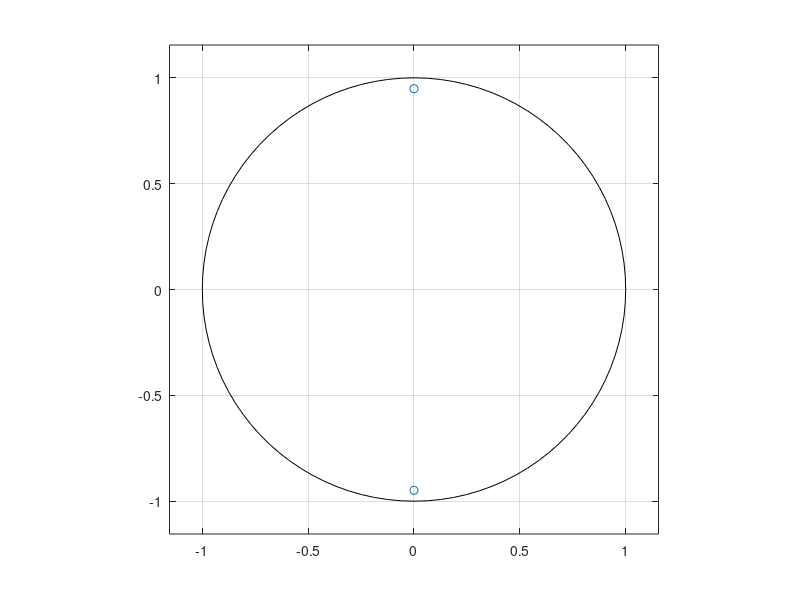

MATLAB code for this plot:
% Se define el array con los pulsos
x=[ones(1,30)];

% Se definen los coeficientes de las ecuaciones en diferencias
a=[1 0 0.9];
b=[0.3 0.6 0.3];

filtro = filter(b, a, x)

% Pintamos la grafica discreta y continua
stem(filtro);

% Calculamos los polos
zplane(roots(a))
